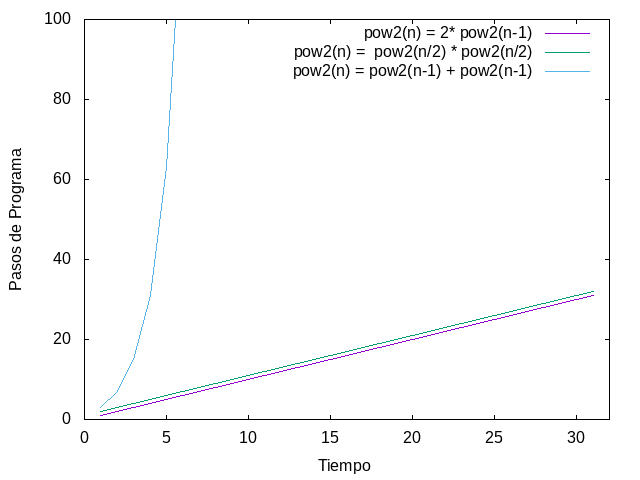

Write gnuplot code to recreate this figure.
#48776120C Daniel Asensi Roch

set terminal png
set xrange [0:32]
set yrange [0:100]
set output "pow2.png"

set xlabel "Tiempo"
set ylabel "Pasos de Programa"

plot "pow2.steps" using 1:1 with lines title "pow2(n) = 2* pow2(n-1)",\
     "pow2.steps" using 1:2 with lines title "pow2(n) =  pow2(n/2) * pow2(n/2)",\
     "pow2.steps" using 1:3 with lines title "pow2(n) = pow2(n-1) + pow2(n-1)",\
